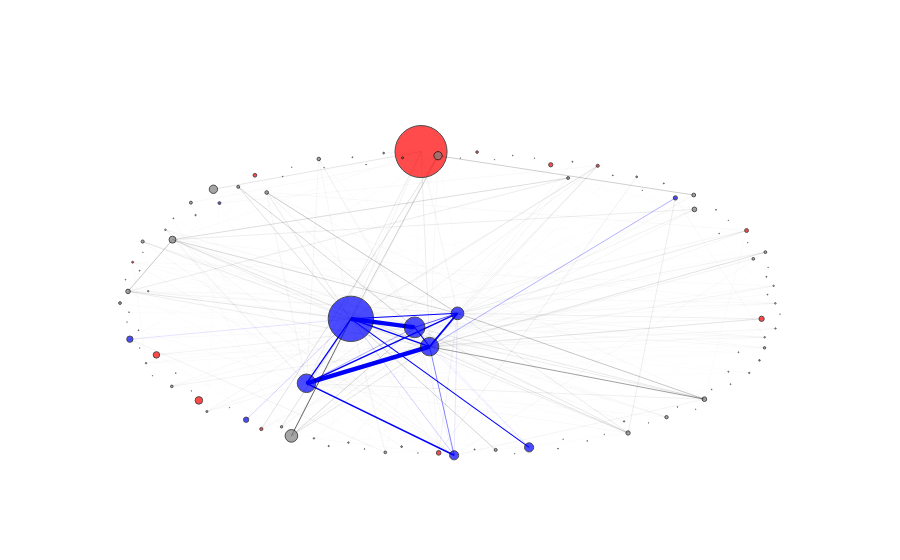

Here is the notebook cell this chart was saved with:
### Markdown cell above
A network is an effective way to visualize collaborations between countries. In this graph representation, each country is assigned to a node, with the size of the nodes proportional to the number of films the country has produced. Each node is also categorized based on the Cold War side, 'Western,' 'Eastern,' 'None,' or 'Lack of data', depending on the proportion of politically engaged movies the country has produced. Additionally, the edges between nodes represent collaborations between countries, with their thickness and transparency increasing as the number of collaborations grows.

### Code cell
graph = StaticGraph(movies)
graph.create_figure()
graph.plot()
